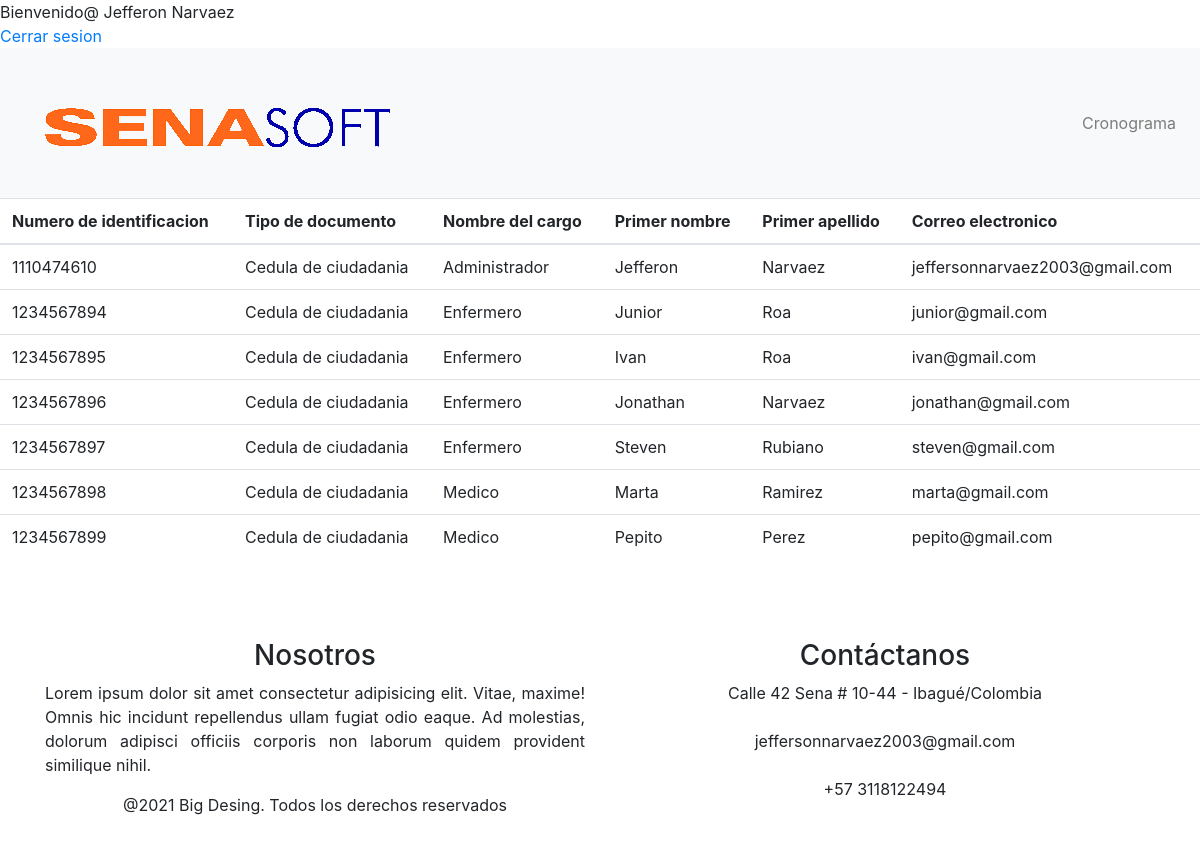
The app's page /controlador/C_usuarioEnc.php (signed in) with its own data.
### tables this page shows
CREATE TABLE `usuario` (
  `N_documento` bigint(20) UNSIGNED NOT NULL,
  `Tipo_documento` varchar(50) NOT NULL,
  `cargo` varchar(50) NOT NULL,
  `Primer_nombre` varchar(45) NOT NULL,
  `Primer_apellido` varchar(45) NOT NULL,
  `contrasena` varchar(200) NOT NULL,
  `correo_electronico` varchar(200) NOT NULL
);

### modelo/usuario_sentencias.php (called while the page is built, shortened)
<?php
    require "../modelo/conexion.php";
    class usuario_sentencias{
        private $conexion;
        public function __construct(){
            $this->conexion = new conexion();
            $this->conexion = $this->conexion->conectar();
        }
        public function verUsuarios1(){
            $mostrarUsuarios = "SELECT * FROM usuario";
            $usuarios = array();
            try{
                $query = $this->conexion->prepare($mostrarUsuarios);
                $query->execute();
                while ($registro =  $query->fetch(PDO::FETCH_ASSOC)) {
                    $usuarios[] = $registro;
                }
            } catch (Exception $ew){
                echo "El error es: ".$ew->getMessage();
            }
            return $usuarios;
        }
    }
?>

### modelo/conexion.php (called while the page is built, shortened)
<?php
    class conexion{
        private $conexion;
        public function conectar(){
            $url ="mysql:host=localhost;dbname=salud_login";
            try{
                $this->conexion = new PDO($url, "root", "");
                $this->conexion->setAttribute(PDO::ATTR_ERRMODE, PDO::ERRMODE_EXCEPTION);
            } catch(Exception $e){
                echo "El error es: "+$e->getMessage();
            }
            return $this->conexion;
        }
    }
?>

### vista/V_usuarioEnc.php (the view, shortened to what this page needs)
<!DOCTYPE html>
<html lang="en">
<head>
    <link rel="stylesheet" href="https://cdn.jsdelivr.net/npm/bootstrap@4.6.0/dist/css/bootstrap.min.css">
    <link rel="stylesheet" href="../css/estilos.css">
</head>
<body>
    <header>
        <?php
            include "../includes/includeH1.php";
        ?>
    </header>
    <main>
        <table class="table">
  <thead>
    <tr>
      <th scope="col">Numero de identificacion</th>
      <th scope="col">Tipo de documento</th>
      <th scope="col">Nombre del cargo</th>
      <th scope="col">Primer nombre</th>
      <th scope="col">Primer apellido</th>
      <th scope="col">Correo electronico</th>
    </tr>
  </thead>
  <tbody>
  <?php
                foreach ($usuarios as $value) {
                    echo "<tr>";
                    echo "<td>".$value['N_documento']."</td>";
                    echo "<td>".$value['Tipo_documento']."</td>";
                    echo "<td>".$value['cargo']."</td>";
                    echo "<td>".$value['Primer_nombre']."</td>";
                    echo "<td>".$value['Primer_apellido']."</td>";
                    echo "<td>".$value['correo_electronico']."</td>";
                    echo "</tr>";
                }
                ?>
  </tbody>
</table>
    </main>
    <footer>
                <?php
                include "../includes/includeFooter.php";
                ?>
    </footer>
</body>
</html>

### records on screen
usuario: N_documento "1110474610", Tipo_documento "Cedula de ciudadania", cargo "Administrador", Primer_nombre "Jefferon", Primer_apellido "Narvaez", correo_electronico "jeffersonnarvaez2003@gmail.com"
usuario: N_documento "1234567894", Tipo_documento "Cedula de ciudadania", cargo "Enfermero", Primer_nombre "Junior", Primer_apellido "Roa", correo_electronico "junior@gmail.com"
usuario: N_documento "1234567895", Tipo_documento "Cedula de ciudadania", cargo "Enfermero", Primer_nombre "Ivan", Primer_apellido "Roa", correo_electronico "ivan@gmail.com"
usuario: N_documento "1234567896", Tipo_documento "Cedula de ciudadania", cargo "Enfermero", Primer_nombre "Jonathan", Primer_apellido "Narvaez", correo_electronico "jonathan@gmail.com"
usuario: N_documento "1234567897", Tipo_documento "Cedula de ciudadania", cargo "Enfermero", Primer_nombre "Steven", Primer_apellido "Rubiano", correo_electronico "steven@gmail.com"
usuario: N_documento "1234567898", Tipo_documento "Cedula de ciudadania", cargo "Medico", Primer_nombre "Marta", Primer_apellido "Ramirez", correo_electronico "marta@gmail.com"
usuario: N_documento "1234567899", Tipo_documento "Cedula de ciudadania", cargo "Medico", Primer_nombre "Pepito", Primer_apellido "Perez", correo_electronico "pepito@gmail.com"

### other values on screen
$_SESSION['sesion'] "Jefferon Narvaez"
